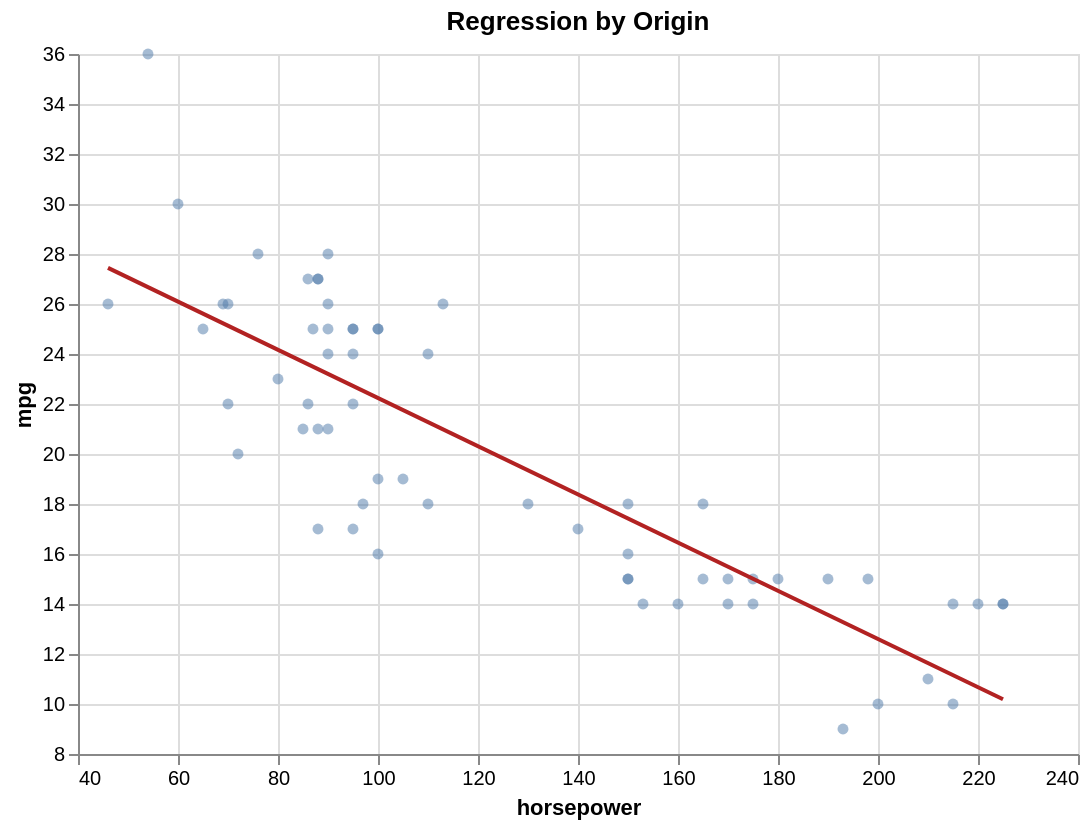

The Vega-Lite source for this figure:
### Vega-Lite specification from a JSON file in a GitHub repository (floating-point values rounded to 4 significant figures)
{"$schema": "https://vega.github.io/schema/vega-lite/v5.json", "data": {"values": [{"acceleration": 12.0, "cylinders": 8, "horsepower": 130, "mpg": 18, "origin": "USA", "weight": 3504}, {"acceleration": 11.5, "cylinders": 8, "horsepower": 165, "mpg": 15, "origin": "USA", "weight": 3693}, {"acceleration": 11.0, "cylinders": 8, "horsepower": 150, "mpg": 18, "origin": "USA", "weight": 3436}, {"acceleration": 12.0, "cylinders": 8, "horsepower": 150, "mpg": 16, "origin": "USA", "weight": 3433}, {"acceleration": 10.5, "cylinders": 8, "horsepower": 140, "mpg": 17, "origin": "USA", "weight": 3449}, {"acceleration": 10.0, "cylinders": 8, "horsepower": 198, "mpg": 15, "origin": "USA", "weight": 4341}, {"acceleration": 9.0, "cylinders": 8, "horsepower": 220, "mpg": 14, "origin": "USA", "weight": 4354}, {"acceleration": 8.5, "cylinders": 8, "horsepower": 215, "mpg": 14, "origin": "USA", "weight": 4312}, {"acceleration": 10.0, "cylinders": 8, "horsepower": 225, "mpg": 14, "origin": "USA", "weight": 4425}, {"acceleration": 8.5, "cylinders": 8, "horsepower": 190, "mpg": 15, "origin": "USA", "weight": 3850}, {"acceleration": 10.0, "cylinders": 8, "horsepower": 170, "mpg": 15, "origin": "USA", "weight": 3563}, {"acceleration": 8.0, "cylinders": 8, "horsepower": 160, "mpg": 14, "origin": "USA", "weight": 3609}, {"acceleration": 9.5, "cylinders": 8, "horsepower": 150, "mpg": 15, "origin": "USA", "weight": 3761}, {"acceleration": 10.0, "cylinders": 8, "horsepower": 225, "mpg": 14, "origin": "USA", "weight": 3086}, {"acceleration": 15.0, "cylinders": 4, "horsepower": 95, "mpg": 24, "origin": "Japan", "weight": 2372}, {"acceleration": 15.5, "cylinders": 4, "horsepower": 95, "mpg": 22, "origin": "Japan", "weight": 2833}, {"acceleration": 15.5, "cylinders": 4, "horsepower": 97, "mpg": 18, "origin": "Japan", "weight": 2774}, {"acceleration": 16.0, "cylinders": 4, "horsepower": 85, "mpg": 21, "origin": "Japan", "weight": 2587}, {"acceleration": 14.5, "cylinders": 4, "horsepower": 88, "mpg": 27, "origin": "Japan", "weight": 2130}, {"acceleration": 20.5, "cylinders": 4, "horsepower": 46, "mpg": 26, "origin": "Europe", "weight": 1835}, {"acceleration": 17.5, "cylinders": 4, "horsepower": 87, "mpg": 25, "origin": "Europe", "weight": 2672}, {"acceleration": 15.0, "cylinders": 4, "horsepower": 90, "mpg": 24, "origin": "Europe", "weight": 2430}, {"acceleration": 17.5, "cylinders": 4, "horsepower": 95, "mpg": 25, "origin": "Europe", "weight": 2375}, {"acceleration": 15.5, "cylinders": 4, "horsepower": 113, "mpg": 26, "origin": "Europe", "weight": 2234}, {"acceleration": 18.5, "cylinders": 4, "horsepower": 90, "mpg": 21, "origin": "Europe", "weight": 2648}, {"acceleration": 14.0, "cylinders": 8, "horsepower": 215, "mpg": 10, "origin": "USA", "weight": 4615}, {"acceleration": 13.0, "cylinders": 8, "horsepower": 200, "mpg": 10, "origin": "USA", "weight": 4376}, {"acceleration": 13.5, "cylinders": 8, "horsepower": 210, "mpg": 11, "origin": "USA", "weight": 4382}, {"acceleration": 18.0, "cylinders": 8, "horsepower": 193, "mpg": 9, "origin": "USA", "weight": 4732}, {"acceleration": 14.5, "cylinders": 4, "horsepower": 88, "mpg": 27, "origin": "Japan", "weight": 2130}, {"acceleration": 13.5, "cylinders": 4, "horsepower": 90, "mpg": 28, "origin": "Japan", "weight": 2264}, {"acceleration": 15.5, "cylinders": 4, "horsepower": 95, "mpg": 25, "origin": "Japan", "weight": 2228}, {"acceleration": 19.0, "cylinders": 4, "horsepower": 100, "mpg": 25, "origin": "Japan", "weight": 2046}, {"acceleration": 13.0, "cylinders": 4, "horsepower": 105, "mpg": 19, "origin": "Europe", "weight": 2634}, {"acceleration": 15.5, "cylinders": 4, "horsepower": 100, "mpg": 16, "origin": "Europe", "weight": 2702}, {"acceleration": 16.5, "cylinders": 4, "horsepower": 88, "mpg": 17, "origin": "Europe", "weight": 2875}, {"acceleration": 17.0, "cylinders": 4, "horsepower": 100, "mpg": 19, "origin": "Europe", "weight": 2901}, {"acceleration": 11.0, "cylinders": 6, "horsepower": 165, "mpg": 18, "origin": "USA", "weight": 3353}, {"acceleration": 11.5, "cylinders": 6, "horsepower": 175, "mpg": 14, "origin": "USA", "weight": 3169}, {"acceleration": 12.5, "cylinders": 6, "horsepower": 153, "mpg": 14, "origin": "USA", "weight": 2906}, {"acceleration": 13.5, "cylinders": 6, "horsepower": 150, "mpg": 15, "origin": "USA", "weight": 3380}, {"acceleration": 12.0, "cylinders": 8, "horsepower": 180, "mpg": 15, "origin": "USA", "weight": 3740}, {"acceleration": 11.0, "cylinders": 8, "horsepower": 170, "mpg": 14, "origin": "USA", "weight": 4080}, {"acceleration": 11.5, "cylinders": 8, "horsepower": 175, "mpg": 15, "origin": "USA", "weight": 3645}, {"acceleration": 14.0, "cylinders": 4, "horsepower": 110, "mpg": 24, "origin": "Japan", "weight": 2585}, {"acceleration": 19.0, "cylinders": 4, "horsepower": 72, "mpg": 20, "origin": "Japan", "weight": 2310}, {"acceleration": 15.0, "cylinders": 4, "horsepower": 100, "mpg": 25, "origin": "Japan", "weight": 2472}, {"acceleration": 16.0, "cylinders": 4, "horsepower": 88, "mpg": 21, "origin": "Japan", "weight": 2265}, {"acceleration": 19.5, "cylinders": 4, "horsepower": 86, "mpg": 27, "origin": "Japan", "weight": 2110}, {"acceleration": 14.5, "cylinders": 4, "horsepower": 90, "mpg": 26, "origin": "Japan", "weight": 2800}, {"acceleration": 19.5, "cylinders": 4, "horsepower": 70, "mpg": 26, "origin": "Japan", "weight": 2110}, {"acceleration": 17.0, "cylinders": 4, "horsepower": 76, "mpg": 28, "origin": "Japan", "weight": 2085}, {"acceleration": 17.0, "cylinders": 4, "horsepower": 65, "mpg": 25, "origin": "Japan", "weight": 2245}, {"acceleration": 15.0, "cylinders": 4, "horsepower": 69, "mpg": 26, "origin": "Japan", "weight": 1965}, {"acceleration": 17.0, "cylinders": 4, "horsepower": 60, "mpg": 30, "origin": "Japan", "weight": 1755}, {"acceleration": 14.0, "cylinders": 6, "horsepower": 70, "mpg": 22, "origin": "USA", "weight": 2815}, {"acceleration": 12.5, "cylinders": 6, "horsepower": 95, "mpg": 17, "origin": "USA", "weight": 3210}, {"acceleration": 13.5, "cylinders": 6, "horsepower": 80, "mpg": 23, "origin": "USA", "weight": 3380}, {"acceleration": 15.5, "cylinders": 4, "horsepower": 54, "mpg": 36, "origin": "Japan", "weight": 1760}, {"acceleration": 14.0, "cylinders": 4, "horsepower": 90, "mpg": 25, "origin": "Europe", "weight": 2130}, {"acceleration": 15.5, "cylinders": 4, "horsepower": 86, "mpg": 22, "origin": "Europe", "weight": 2205}, {"acceleration": 13.5, "cylinders": 4, "horsepower": 110, "mpg": 18, "origin": "Europe", "weight": 2245}]}, "height": 350, "layer": [{"encoding": {"tooltip": [{"field": "horsepower", "type": "quantitative"}, {"field": "mpg", "type": "quantitative"}], "x": {"field": "horsepower", "scale": {"zero": false}, "type": "quantitative"}, "y": {"field": "mpg", "scale": {"zero": false}, "type": "quantitative"}}, "mark": {"filled": true, "opacity": 0.5, "type": "point"}}, {"encoding": {"x": {"field": "horsepower", "scale": {"zero": false}, "type": "quantitative"}, "y": {"field": "mpg", "scale": {"zero": false}, "type": "quantitative"}}, "mark": {"color": "firebrick", "type": "line"}, "transform": [{"method": "linear", "on": "horsepower", "regression": "mpg"}]}], "params": [{"bind": {"input": "select", "labels": ["All", "Europe", "Japan", "USA"], "name": "origin: ", "options": [null, "Europe", "Japan", "USA"]}, "name": "select_origin", "value": null}], "title": "Regression by Origin", "transform": [{"filter": "select_origin === null || datum.origin === select_origin"}], "width": 500}
